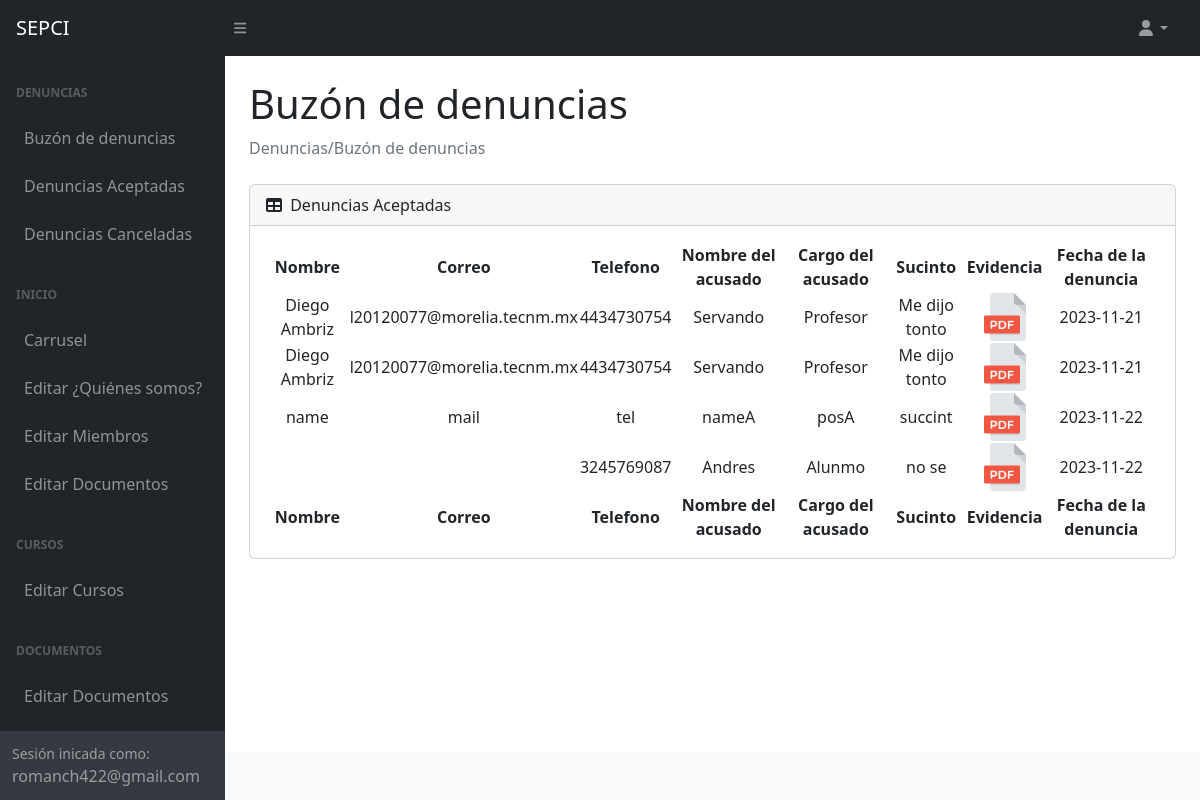
/Admin/Panel/complaintAcept.php (signed in), run on the app's committed database.
### tables this page shows
CREATE TABLE `complaints` (
  `id_complaint` int(11) NOT NULL,
  `full_name` varchar(100) DEFAULT NULL,
  `mail` varchar(50) DEFAULT NULL,
  `tel_number` varchar(10) NOT NULL,
  `full_nameA` varchar(100) NOT NULL,
  `positionA` varchar(50) NOT NULL,
  `succint` mediumtext NOT NULL,
  `evidence` varchar(100) DEFAULT NULL,
  `date` date NOT NULL,
  `status` int(11) NOT NULL
);

### php/DBManager/open.php (called while the page is built, shortened)
<?php
    if(isset($_SESSION['name'])){
        return $sesion=true;
    }else{
        return $sesion=false;
    }
?>

### php/DBManager/DBManager.php (called while the page is built, shortened)
<?php
class DBManager
{
    private function open()
    {
        $link = mysqli_connect("127.0.0.1","qysug","9@s659R9","sepci") or die('Error connecting to Data Base');
        return $link;
    }
    public function showComplaintsAcept()
    {
        $link = $this->open();
        $query = "SELECT full_name, mail, tel_number, full_nameA, positionA, succint, evidence, date, id_complaint  FROM complaints WHERE status=1";
        $result = $link->query($query);
        return $result;
    }
    }
?>

### php/DBManager/endPointComplainAcept.php (called while the page is built)
<?php
require 'DBManager.php';
$db = new DBMAnager();
$data = $db->showComplaintsAcept();
?>

### Admin/Panel/complaintAcept.php (the view, shortened to what this page needs)
<?php
include("../../php/DBManager/open.php");
if ($sesion) {
    ?>
<!DOCTYPE html>
<html lang="es">
<head>
    <link href="https://cdn.jsdelivr.net/npm/simple-datatables@7.1.2/dist/style.min.css" rel="stylesheet" />
    <link href="css/styles.css" rel="stylesheet" />
</head>
<body class="sb-nav-fixed">
    <nav class="sb-topnav navbar navbar-expand navbar-dark bg-dark">
        <a class="navbar-brand ps-3" href="index.php">SEPCI</a>
        <button class="btn btn-link btn-sm order-1 order-lg-0 me-4 me-lg-0" id="sidebarToggle" href="#!"><i
                class="fas fa-bars"></i></button>
        <ul class="navbar-nav ms-auto ms-md-8 me-3 me-lg-4">
            <li class="nav-item dropdown">
                <a class="nav-link dropdown-toggle" id="navbarDropdown" href="#" role="button" data-bs-toggle="dropdown"
                    aria-expanded="false"><i class="fas fa-user fa-fw"></i></a>
            </li>
        </ul>
    </nav>
    <div id="layoutSidenav">
        <div id="layoutSidenav_nav">
            <nav class="sb-sidenav accordion sb-sidenav-dark" id="sidenavAccordion">
                <div class="sb-sidenav-menu">
                    <div class="nav">
                        <div class="sb-sidenav-menu-heading">Denuncias</div>
                        <a class="nav-link" href="index.php">
                            Buzón de denuncias
                        </a>
                        <a class="nav-link" href="complaintAcept.php">
                            Denuncias Aceptadas
                        </a>
                        <a class="nav-link" href="complaintCancel.php">
                            Denuncias Canceladas
                        </a>
                        <div class="sb-sidenav-menu-heading">Inicio</div>
                        <a class="nav-link" href="SliderCRUD.php">
                            Carrusel
                        </a>
                        <a class="nav-link" href="QuienesSomos.php">
                            Editar ¿Quiénes somos?
                        </a>
                        <a class="nav-link" href="Miembros.php">
                            Editar Miembros
                        </a>
                        <a class="nav-link" href="EditarDocumentos.php">
                            Editar Documentos
                        </a>
                        <div class="sb-sidenav-menu-heading">Cursos</div>
                        <a class="nav-link" href="Cursos.php">
                            Editar Cursos
                        </a>
                        <div class="sb-sidenav-menu-heading">Documentos</div>
                        <a class="nav-link" href="Documentos.php">
                            Editar Documentos
                        </a>
                    </div>
                </div>
                <div class="sb-sidenav-footer">
                    <div class="small">Sesión inicada como:</div>
                    <?php echo $_SESSION['name']; ?>
                </div>
            </nav>
        </div>
        <div id="layoutSidenav_content">
            <main>
                <div class="container-fluid px-4">
                    <h1 class="mt-4">Buzón de denuncias</h1>
                    <ol class="breadcrumb mb-4">
                        <li class="breadcrumb-item active">Denuncias/Buzón de denuncias</li>
                    </ol>
                    <div class="card mb-4">
                        <div class="card-header">
                            <i class="fas fa-table me-1"></i>
                            Denuncias Aceptadas
                        </div>
                        <div class="card-body">
                            <table id="datatablesSimple" style="text-align:center">
                                <thead>
                                    <tr>
                                        <th>Nombre</th>
                                        <th>Correo</th>
                                        <th>Telefono</th>
                                        <th>Nombre del acusado</th>
                                        <th>Cargo del acusado</th>
                                        <th>Sucinto</th>
                                        <th>Evidencia</th>
                                        <th>Fecha de la denuncia</th>
                                    </tr>
                                </thead>
                                <tfoot>
                                    <tr>
                                        <th>Nombre</th>
                                        <th>Correo</th>
                                        <th>Telefono</th>
                                        <th>Nombre del acusado</th>
                                        <th>Cargo del acusado</th>
                                        <th>Sucinto</th>
                                        <th>Evidencia</th>
                                        <th>Fecha de la denuncia</th>
                                    </tr>
                                </tfoot>
                                <tbody>
                                    <?php
                                        include_once '../../php/DBManager/endPointComplainAcept.php';
                                        while ($row = $data->fetch_assoc()) {
                                            ?>
                                    <tr>
                                        <td>
                                            <?php echo $row['full_name'] ?>
                                        </td>
                                        <td>
                                            <?php echo $row['mail'] ?>
                                        </td>
                                        <td>
                                            <?php echo $row['tel_number'] ?>
                                        </td>
                                        <td>
                                            <?php echo $row['full_nameA'] ?>
                                        </td>
                                        <td>
                                            <?php echo $row['positionA'] ?>
                                        </td>
                                        <td>
                                            <?php echo $row['succint'] ?>
                                        </td>
                                        <td>
                                            <a target="_blank"
                                                href="<?php echo '../../pdf/Complains/' . $row['evidence']; ?>">
                                                <img src="../../img/pdf.png" width="48px" height="48px">
                                            </a>
                                        </td>
                                        <td>
                                            <?php echo $row['date'] ?>
                                        </td>
                                    </tr>
                                    <?php
                                        }
                                        ?>
                                </tbody>
                            </table>
                        </div>
                    </div>
                </div>
            </main>
            <footer class="py-4 bg-light mt-auto">
            </footer>
        </div>
    </div>
</body>
</html>
<?php
} else {
    header('Location: ../login.php');
}
?>

### data on the page
complaints: full_name "Diego Ambriz", mail "l20120077@morelia.tecnm.mx", tel_number "4434730754", full_nameA "Servando", positionA "Profesor", succint "Me dijo tonto", date "2023-11-21"
complaints: full_name "Diego Ambriz", mail "l20120077@morelia.tecnm.mx", tel_number "4434730754", full_nameA "Servando", positionA "Profesor", succint "Me dijo tonto", date "2023-11-21"
complaints: full_name "name", mail "mail", tel_number "tel", full_nameA "nameA", positionA "posA", succint "succint", date "2023-11-22"
complaints: tel_number "3245769087", full_nameA "Andres", positionA "Alunmo", succint "no se", date "2023-11-22"

### other printed values
$_SESSION['name'] "romanch422@gmail.com"
